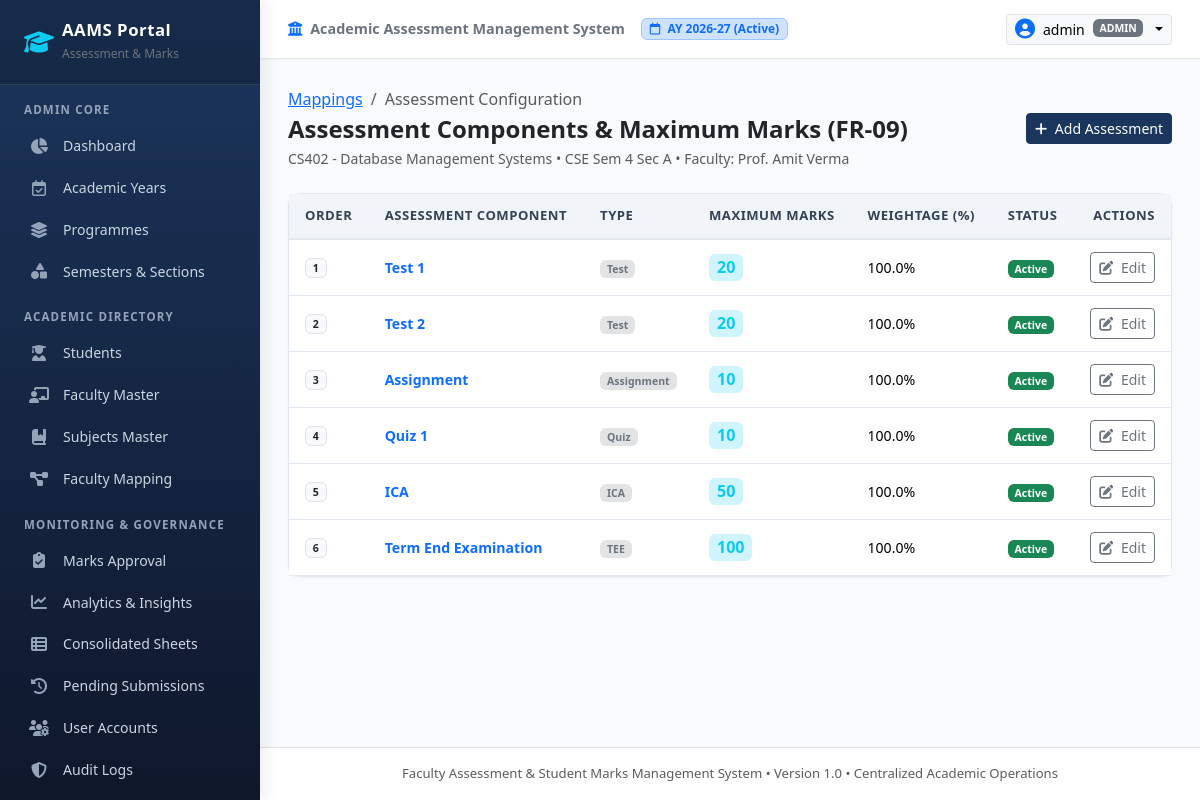
/admin/mappings/8/assessments (signed in), run on the app's committed database.
### app/models/academic.py (models this page shows, shortened)
class AcademicYear(db.Model):
    __tablename__ = 'academic_years'
    id = db.Column(db.Integer, primary_key=True)
    year_code = db.Column(db.String(30), unique=True, nullable=False, index=True)  # e.g., '2026-27'
    start_date = db.Column(db.Date, nullable=False)
    end_date = db.Column(db.Date, nullable=False)
    status = db.Column(db.String(20), default='Active', nullable=False)  # 'Active', 'Archived', 'Upcoming'
    created_at = db.Column(db.DateTime, default=datetime.utcnow)
    sections = db.relationship('Section', back_populates='academic_year', cascade='all, delete-orphan')
    mappings = db.relationship('FacultySubjectMapping', back_populates='academic_year', cascade='all, delete-orphan')

class Subject(db.Model):
    __tablename__ = 'subjects'
    id = db.Column(db.Integer, primary_key=True)
    subject_code = db.Column(db.String(30), nullable=False, index=True)  # e.g. 'CE201'
    subject_name = db.Column(db.String(150), nullable=False)  # e.g. 'Data Structures'
    programme_id = db.Column(db.Integer, db.ForeignKey('programmes.id'), nullable=False)
    semester_id = db.Column(db.Integer, db.ForeignKey('semesters.id'), nullable=False)
    credits = db.Column(db.Integer, default=3, nullable=False)
    ica_max = db.Column(db.Float, default=50.0, nullable=False)  # Internal Continuous Assessment
    tee_max = db.Column(db.Float, default=100.0, nullable=False)  # Term End Examination
    status = db.Column(db.String(20), default='Active', nullable=False)  # Active / Inactive
    created_at = db.Column(db.DateTime, default=datetime.utcnow)
    __table_args__ = (
        db.UniqueConstraint('subject_code', 'programme_id', 'semester_id', name='uq_subject_prog_sem'),
    )
    programme = db.relationship('Programme', back_populates='subjects')
    semester = db.relationship('Semester', back_populates='subjects')
    mappings = db.relationship('FacultySubjectMapping', back_populates='subject', cascade='all, delete-orphan')

class Programme(db.Model):
    __tablename__ = 'programmes'
    id = db.Column(db.Integer, primary_key=True)
    code = db.Column(db.String(20), unique=True, nullable=False, index=True)  # e.g., 'CE', 'CSD', 'CSE', 'IT'
    name = db.Column(db.String(120), nullable=False)  # e.g., 'Computer Engineering'
    description = db.Column(db.String(255), nullable=True)
    is_active = db.Column(db.Boolean, default=True, nullable=False)
    created_at = db.Column(db.DateTime, default=datetime.utcnow)
    sections = db.relationship('Section', back_populates='programme', cascade='all, delete-orphan')
    subjects = db.relationship('Subject', back_populates='programme', cascade='all, delete-orphan')
    mappings = db.relationship('FacultySubjectMapping', back_populates='programme', cascade='all, delete-orphan')

class Semester(db.Model):
    __tablename__ = 'semesters'
    id = db.Column(db.Integer, primary_key=True)
    number = db.Column(db.Integer, unique=True, nullable=False)  # 1 to 8
    name = db.Column(db.String(30), nullable=False)  # e.g. 'Semester II' or 'Semester IV'
    is_active = db.Column(db.Boolean, default=True, nullable=False)
    sections = db.relationship('Section', back_populates='semester', cascade='all, delete-orphan')
    subjects = db.relationship('Subject', back_populates='semester', cascade='all, delete-orphan')
    mappings = db.relationship('FacultySubjectMapping', back_populates='semester', cascade='all, delete-orphan')

class Section(db.Model):
    __tablename__ = 'sections'
    id = db.Column(db.Integer, primary_key=True)
    programme_id = db.Column(db.Integer, db.ForeignKey('programmes.id'), nullable=False)
    academic_year_id = db.Column(db.Integer, db.ForeignKey('academic_years.id'), nullable=False)
    semester_id = db.Column(db.Integer, db.ForeignKey('semesters.id'), nullable=False)
    name = db.Column(db.String(20), nullable=False)  # 'A', 'B', etc.
    is_active = db.Column(db.Boolean, default=True, nullable=False)
    created_at = db.Column(db.DateTime, default=datetime.utcnow)
    __table_args__ = (
        db.UniqueConstraint('programme_id', 'academic_year_id', 'semester_id', 'name', name='uq_programme_year_sem_section'),
    )
    programme = db.relationship('Programme', back_populates='sections')
    academic_year = db.relationship('AcademicYear', back_populates='sections')
    semester = db.relationship('Semester', back_populates='sections')
    mappings = db.relationship('FacultySubjectMapping', back_populates='section', cascade='all, delete-orphan')

### app/models/user.py (models this page shows, shortened)
class User(UserMixin, db.Model):
    __tablename__ = 'users'
    id = db.Column(db.Integer, primary_key=True)
    username = db.Column(db.String(60), unique=True, nullable=False, index=True)
    password_hash = db.Column(db.String(255), nullable=False)
    role = db.Column(db.String(20), nullable=False, default='faculty')  # 'admin' or 'faculty'
    faculty_id = db.Column(db.Integer, db.ForeignKey('faculty.id', ondelete='SET NULL'), nullable=True)
    is_active = db.Column(db.Boolean, default=True, nullable=False)
    created_at = db.Column(db.DateTime, default=datetime.utcnow)
    updated_at = db.Column(db.DateTime, default=datetime.utcnow, onupdate=datetime.utcnow)
    faculty_profile = db.relationship('Faculty', back_populates='user_account', uselist=False, foreign_keys=[faculty_id])
    @property
    def is_admin(self):
        return self.role == 'admin'

class Faculty(db.Model):
    __tablename__ = 'faculty'
    id = db.Column(db.Integer, primary_key=True)
    faculty_id_code = db.Column(db.String(50), unique=True, nullable=False, index=True)  # e.g., FAC001
    name = db.Column(db.String(100), nullable=False)
    email = db.Column(db.String(120), unique=True, nullable=False, index=True)
    department = db.Column(db.String(100), nullable=False)
    designation = db.Column(db.String(100), nullable=False)
    status = db.Column(db.String(20), default='Active', nullable=False)  # Active / Inactive
    created_at = db.Column(db.DateTime, default=datetime.utcnow)
    updated_at = db.Column(db.DateTime, default=datetime.utcnow, onupdate=datetime.utcnow)
    user_account = db.relationship('User', back_populates='faculty_profile', uselist=False, foreign_keys='User.faculty_id')
    mappings = db.relationship('FacultySubjectMapping', back_populates='faculty', cascade='all, delete-orphan')

### app/models/assessment.py (models this page shows, shortened)
class Assessment(db.Model):
    __tablename__ = 'assessments'
    id = db.Column(db.Integer, primary_key=True)
    mapping_id = db.Column(db.Integer, db.ForeignKey('faculty_subject_mapping.id', ondelete='CASCADE'), nullable=False)
    assessment_name = db.Column(db.String(80), nullable=False)  # 'Test 1', 'Test 2', 'Assignment', 'ICA', 'TEE'
    assessment_type = db.Column(db.String(40), default='Test', nullable=False)
    max_marks = db.Column(db.Float, default=20.0, nullable=False)
    weightage = db.Column(db.Float, default=100.0, nullable=False)
    order_num = db.Column(db.Integer, default=1, nullable=False)
    is_active = db.Column(db.Boolean, default=True, nullable=False)
    created_at = db.Column(db.DateTime, default=datetime.utcnow)
    __table_args__ = (
        db.UniqueConstraint('mapping_id', 'assessment_name', name='uq_mapping_assessment_name'),
    )
    mapping = db.relationship('FacultySubjectMapping', back_populates='assessments')
    marks = db.relationship('Mark', back_populates='assessment', cascade='all, delete-orphan')
    submissions = db.relationship('Submission', back_populates='assessment', cascade='all, delete-orphan')

### app/routes/admin.py (the view, shortened to what this page needs)
@admin_bp.route('/mappings/<int:mapping_id>/assessments', methods=['GET', 'POST'])
@login_required
@admin_required
def manage_assessments(mapping_id):
    mapping = FacultySubjectMapping.query.get_or_404(mapping_id)
    assessments = Assessment.query.filter_by(mapping_id=mapping.id).order_by(Assessment.order_num.asc()).all()
    return render_template('admin/assessments.html', mapping=mapping, assessments=assessments)

### app/templates/admin/assessments.html (shortened to what this page needs)
{% extends "base.html" %}
{% block content %}
<div class="d-flex justify-content-between align-items-center mb-4">
  <div>
    <nav aria-label="breadcrumb">
      <ol class="breadcrumb mb-1 small">
        <li class="breadcrumb-item"><a href="{{ url_for('admin.mappings') }}">Mappings</a></li>
        <li class="breadcrumb-item active">Assessment Configuration</li>
      </ol>
    </nav>
    <h4 class="fw-bold mb-1 text-dark">Assessment Components & Maximum Marks (FR-09)</h4>
    <p class="text-muted small mb-0">
      {{ mapping.subject.subject_code }} - {{ mapping.subject.subject_name }} &bull;
      {{ mapping.programme.code }} Sem {{ mapping.semester.number }} Sec {{ mapping.section.name }} &bull;
      Faculty: {{ mapping.faculty.name }}
    </p>
  </div>
  <button type="button" class="btn btn-primary-custom btn-sm" data-bs-toggle="modal" data-bs-target="#addAssessmentModal">
    <i class="fa-solid fa-plus me-1"></i> Add Assessment
  </button>
</div>
<div class="card card-custom">
  <div class="table-responsive">
    <table class="table table-custom">
      <thead>
        <tr>
          <th>Order</th>
          <th>Assessment Component</th>
          <th>Type</th>
          <th>Maximum Marks</th>
          <th>Weightage (%)</th>
          <th>Status</th>
          <th class="text-end">Actions</th>
        </tr>
      </thead>
      <tbody>
        {% for a in assessments %}
          <tr>
            <td><span class="badge bg-light text-dark border">{{ a.order_num }}</span></td>
            <td class="fw-bold text-primary">{{ a.assessment_name }}</td>
            <td><span class="badge bg-secondary-subtle text-secondary">{{ a.assessment_type }}</span></td>
            <td><span class="badge bg-info-subtle text-info fs-6 px-2">{{ a.max_marks|int if a.max_marks.is_integer() else a.max_marks }}</span></td>
            <td>{{ a.weightage }}%</td>
            <td>
              {% if a.is_active %}
                <span class="badge bg-success">Active</span>
              {% else %}
                <span class="badge bg-secondary">Inactive</span>
              {% endif %}
            </td>
            <td class="text-end">
              <button class="btn btn-sm btn-outline-secondary" data-bs-toggle="modal" data-bs-target="#editAssModal{{ a.id }}">
                <i class="fa-solid fa-pen-to-square me-1"></i> Edit
              </button>
            </td>
          </tr>
        {% endfor %}
      </tbody>
    </table>
  </div>
</div>
{% endblock %}

### app/templates/base.html (shortened to what this page needs)
<!DOCTYPE html>
<html lang="en">
<head>
  <link href="https://cdn.jsdelivr.net/npm/bootstrap@5.3.3/dist/css/bootstrap.min.css" rel="stylesheet">
  <link rel="stylesheet" href="https://cdnjs.cloudflare.com/ajax/libs/font-awesome/6.5.1/css/all.min.css">
  <link rel="stylesheet" href="{{ url_for('static', filename='css/custom.css') }}">
</head>
<body>
  <nav id="sidebar">
    <div class="brand-header d-flex align-items-center justify-content-between">
      <div class="d-flex align-items-center gap-2">
        <i class="fa-solid fa-graduation-cap text-info fs-4"></i>
        <div>
          <h5 class="mb-0">AAMS Portal</h5>
          <small class="text-secondary" style="font-size: 0.75rem;">Assessment & Marks</small>
        </div>
      </div>
    </div>
    {% if current_user.is_authenticated %}
      {% if current_user.is_admin %}
        <div class="nav-section-title">Admin Core</div>
        <a href="{{ url_for('admin.dashboard') }}" class="nav-link {% if request.endpoint == 'admin.dashboard' %}active{% endif %}">
          <i class="fa-solid fa-chart-pie"></i> Dashboard
        </a>
        <a href="{{ url_for('admin.academic_years') }}" class="nav-link {% if request.endpoint == 'admin.academic_years' %}active{% endif %}">
          <i class="fa-regular fa-calendar-check"></i> Academic Years
        </a>
        <a href="{{ url_for('admin.programmes') }}" class="nav-link {% if request.endpoint == 'admin.programmes' %}active{% endif %}">
          <i class="fa-solid fa-layer-group"></i> Programmes
        </a>
        <a href="{{ url_for('admin.sections') }}" class="nav-link {% if request.endpoint == 'admin.sections' %}active{% endif %}">
          <i class="fa-solid fa-shapes"></i> Semesters & Sections
        </a>
        <div class="nav-section-title">Academic Directory</div>
        <a href="{{ url_for('admin.students') }}" class="nav-link {% if request.endpoint == 'admin.students' %}active{% endif %}">
          <i class="fa-solid fa-user-graduate"></i> Students
        </a>
        <a href="{{ url_for('admin.faculty') }}" class="nav-link {% if request.endpoint == 'admin.faculty' %}active{% endif %}">
          <i class="fa-solid fa-chalkboard-user"></i> Faculty Master
        </a>
        <a href="{{ url_for('admin.subjects') }}" class="nav-link {% if request.endpoint == 'admin.subjects' %}active{% endif %}">
          <i class="fa-solid fa-book-bookmark"></i> Subjects Master
        </a>
        <a href="{{ url_for('admin.mappings') }}" class="nav-link {% if request.endpoint == 'admin.mappings' %}active{% endif %}">
          <i class="fa-solid fa-diagram-project"></i> Faculty Mapping
        </a>
        <div class="nav-section-title">Monitoring & Governance</div>
        <a href="{{ url_for('admin.marks_review') }}" class="nav-link {% if request.endpoint == 'admin.marks_review' %}active{% endif %}">
          <i class="fa-solid fa-clipboard-check"></i> Marks Approval
        </a>
        <a href="{{ url_for('reports.analytics') }}" class="nav-link {% if request.endpoint == 'reports.analytics' %}active{% endif %}">
          <i class="fa-solid fa-chart-line"></i> Analytics & Insights
        </a>
        <a href="{{ url_for('reports.consolidated') }}" class="nav-link {% if request.endpoint == 'reports.consolidated' %}active{% endif %}">
          <i class="fa-solid fa-table-list"></i> Consolidated Sheets
        </a>
        <a href="{{ url_for('reports.pending_report') }}" class="nav-link {% if request.endpoint == 'reports.pending_report' %}active{% endif %}">
          <i class="fa-solid fa-clock-rotate-left"></i> Pending Submissions
        </a>
        <a href="{{ url_for('admin.users') }}" class="nav-link {% if request.endpoint == 'admin.users' %}active{% endif %}">
          <i class="fa-solid fa-users-gear"></i> User Accounts
        </a>
        <a href="{{ url_for('admin.audit_logs') }}" class="nav-link {% if request.endpoint == 'admin.audit_logs' %}active{% endif %}">
          <i class="fa-solid fa-shield-halved"></i> Audit Logs
        </a>
      {% endif %}
    {% endif %}
  </nav>
  <div id="content-wrapper">
    <header class="top-navbar d-flex align-items-center justify-content-between">
      <div class="d-flex align-items-center gap-3">
        <span class="fw-semibold text-secondary d-none d-md-inline" style="font-size: 0.9rem;">
          <i class="fa-solid fa-university me-1 text-primary"></i> Academic Assessment Management System
        </span>
        {% if active_academic_year %}
          <span class="badge bg-primary-subtle text-primary border border-primary-subtle px-2 py-1">
            <i class="fa-regular fa-calendar me-1"></i> AY {{ active_academic_year.year_code }} (Active)
          </span>
        {% endif %}
      </div>
      <div class="d-flex align-items-center gap-3">
        {% if current_user.is_authenticated %}
          <div class="dropdown">
            <button class="btn btn-sm btn-light border dropdown-toggle d-flex align-items-center gap-2" type="button" data-bs-toggle="dropdown">
              <i class="fa-solid fa-circle-user text-primary fs-5"></i>
              <span class="fw-medium">{{ current_user.username }}</span>
              <span class="badge bg-secondary text-uppercase" style="font-size: 0.65rem;">{{ current_user.role }}</span>
            </button>
          </div>
        {% else %}
          <a href="{{ url_for('auth.login') }}" class="btn btn-sm btn-primary-custom">
            <i class="fa-solid fa-right-to-bracket me-1"></i> Login
          </a>
        {% endif %}
      </div>
    </header>
    <main class="page-container">
      {% block content %}{% endblock %}
    </main>
    <footer class="bg-white border-top py-3 text-center text-muted" style="font-size: 0.82rem;">
      <div class="container-fluid">
        Faculty Assessment & Student Marks Management System &bull; Version 1.0 &bull; Centralized Academic Operations
      </div>
    </footer>
  </div>
</body>
</html>

### data on the page
AcademicYear: year_code "2026-27"
User: username "admin", role "ADMIN"
Subject: subject.subject_code "CS402", subject.subject_name "Database Management Systems"
Programme: programme.code "CSE"
Semester: semester.number "4"
Section: section.name "A"
Faculty: faculty.name "Prof. Amit Verma"
Assessment: order_num "1", assessment_name "Test 1", assessment_type "Test", max_marks "20", weightage "100.0", is_active "Active"
Assessment: order_num "2", assessment_name "Test 2", assessment_type "Test", max_marks "20", weightage "100.0", is_active "Active"
Assessment: order_num "3", assessment_name "Assignment", assessment_type "Assignment", max_marks "10", weightage "100.0", is_active "Active"
Assessment: order_num "4", assessment_name "Quiz 1", assessment_type "Quiz", max_marks "10", weightage "100.0", is_active "Active"
Assessment: order_num "5", assessment_name "ICA", assessment_type "ICA", max_marks "50", weightage "100.0", is_active "Active"
Assessment: order_num "6", assessment_name "Term End Examination", assessment_type "TEE", max_marks "100", weightage "100.0", is_active "Active"
